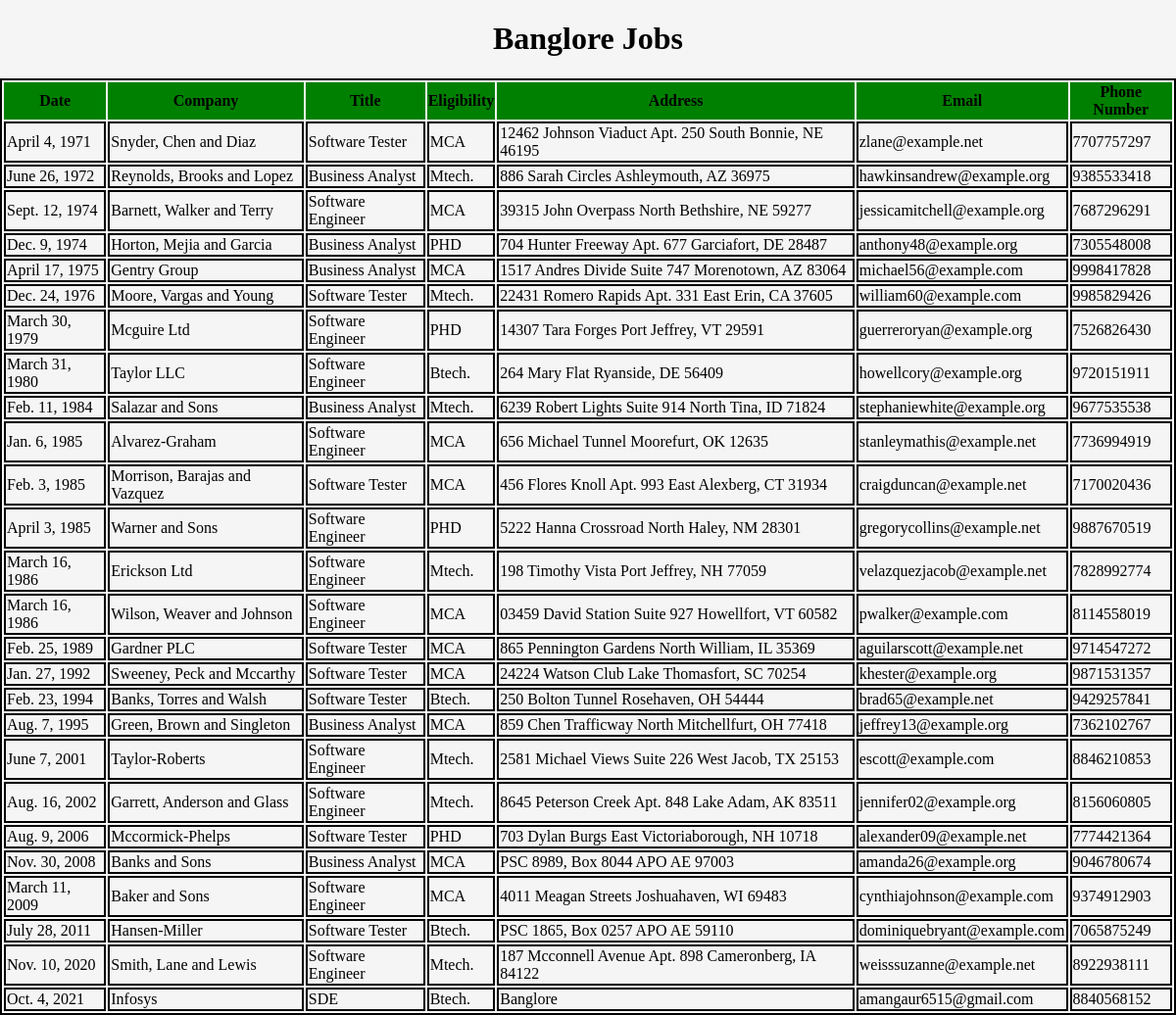
The app's page /banglore/ with its own data.
### firstApp/models.py (models this page shows)
class BangloreModel(models.Model):
    date=models.DateField()
    company=models.CharField(max_length=100)
    title=models.CharField(max_length=100)
    eligibility=models.CharField(max_length=100)
    address=models.CharField(max_length=100)
    email=models.EmailField()
    phoneNumber=models.IntegerField()

### firstApp/views.py (the view)
# urls.py: path('banglore/',views.bangloreJobs)
def bangloreJobs(request):
    jobsList=BangloreModel.objects.order_by('date')
    d={'jobsList':jobsList}
    return render(request,'firstApp/banglore.html',context=d)

### templates/firstApp/banglore.html (shortened to what this page needs)
<!DOCTYPE html>
{% load static %}
<html lang="en">
<head>
    <link rel="stylesheet" href="{% static 'css/style.css' %}">
</head>
<body>
    <h1>Banglore Jobs</h1>
    {% if jobsList %}
    <table>
        <thead>
            <th>Date</th>
            <th>Company</th>
            <th>Title</th>
            <th>Eligibility</th>
            <th>Address</th>
            <th>Email</th>
            <th>Phone Number</th>
        </thead>
        {% for job in jobsList %}
        <tr>
            <td>{{job.date}}</td>
            <td>{{job.company}}</td>
            <td>{{job.title}}</td>
            <td>{{job.eligibility}}</td>
            <td>{{job.address}}</td>
            <td>{{job.email}}</td>
            <td>{{job.phoneNumber}}</td>
        </tr>
        {% endfor %}
    </table>
    {% endif %}
</body>
</html>

### static/css/style.css (style rules this page uses)
body { background-color: whitesmoke; margin: auto; }
h1 { align-content: center; text-align: center; }
td,table { margin: auto; border: 2px solid black; }
tr { border: 2px solid black; }
th { background-color: green; }

### records on screen
BangloreModel: date "April 4, 1971", company "Snyder, Chen and Diaz", title "Software Tester", eligibility "MCA", address "12462 Johnson Viaduct Apt. 250 South Bonnie, NE 46195", email "zlane@example.net", phoneNumber "7707757297"
BangloreModel: date "June 26, 1972", company "Reynolds, Brooks and Lopez", title "Business Analyst", eligibility "Mtech.", address "886 Sarah Circles Ashleymouth, AZ 36975", email "hawkinsandrew@example.org", phoneNumber "9385533418"
BangloreModel: date "Sept. 12, 1974", company "Barnett, Walker and Terry", title "Software Engineer", eligibility "MCA", address "39315 John Overpass North Bethshire, NE 59277", email "jessicamitchell@example.org", phoneNumber "7687296291"
BangloreModel: date "Dec. 9, 1974", company "Horton, Mejia and Garcia", title "Business Analyst", eligibility "PHD", address "704 Hunter Freeway Apt. 677 Garciafort, DE 28487", email "anthony48@example.org", phoneNumber "7305548008"
BangloreModel: date "April 17, 1975", company "Gentry Group", title "Business Analyst", eligibility "MCA", address "1517 Andres Divide Suite 747 Morenotown, AZ 83064", email "michael56@example.com", phoneNumber "9998417828"
BangloreModel: date "Dec. 24, 1976", company "Moore, Vargas and Young", title "Software Tester", eligibility "Mtech.", address "22431 Romero Rapids Apt. 331 East Erin, CA 37605", email "william60@example.com", phoneNumber "9985829426"
BangloreModel: date "March 30, 1979", company "Mcguire Ltd", title "Software Engineer", eligibility "PHD", address "14307 Tara Forges Port Jeffrey, VT 29591", email "guerreroryan@example.org", phoneNumber "7526826430"
BangloreModel: date "March 31, 1980", company "Taylor LLC", title "Software Engineer", eligibility "Btech.", address "264 Mary Flat Ryanside, DE 56409", email "howellcory@example.org", phoneNumber "9720151911"
BangloreModel: date "Feb. 11, 1984", company "Salazar and Sons", title "Business Analyst", eligibility "Mtech.", address "6239 Robert Lights Suite 914 North Tina, ID 71824", email "stephaniewhite@example.org", phoneNumber "9677535538"
BangloreModel: date "Jan. 6, 1985", company "Alvarez-Graham", title "Software Engineer", eligibility "MCA", address "656 Michael Tunnel Moorefurt, OK 12635", email "stanleymathis@example.net", phoneNumber "7736994919"
BangloreModel: date "Feb. 3, 1985", company "Morrison, Barajas and Vazquez", title "Software Tester", eligibility "MCA", address "456 Flores Knoll Apt. 993 East Alexberg, CT 31934", email "craigduncan@example.net", phoneNumber "7170020436"
BangloreModel: date "April 3, 1985", company "Warner and Sons", title "Software Engineer", eligibility "PHD", address "5222 Hanna Crossroad North Haley, NM 28301", email "gregorycollins@example.net", phoneNumber "9887670519"
BangloreModel: date "March 16, 1986", company "Erickson Ltd", title "Software Engineer", eligibility "Mtech.", address "198 Timothy Vista Port Jeffrey, NH 77059", email "velazquezjacob@example.net", phoneNumber "7828992774"
BangloreModel: date "March 16, 1986", company "Wilson, Weaver and Johnson", title "Software Engineer", eligibility "MCA", address "03459 David Station Suite 927 Howellfort, VT 60582", email "pwalker@example.com", phoneNumber "8114558019"
BangloreModel: date "Feb. 25, 1989", company "Gardner PLC", title "Software Tester", eligibility "MCA", address "865 Pennington Gardens North William, IL 35369", email "aguilarscott@example.net", phoneNumber "9714547272"
BangloreModel: date "Jan. 27, 1992", company "Sweeney, Peck and Mccarthy", title "Software Tester", eligibility "MCA", address "24224 Watson Club Lake Thomasfort, SC 70254", email "khester@example.org", phoneNumber "9871531357"
BangloreModel: date "Feb. 23, 1994", company "Banks, Torres and Walsh", title "Software Tester", eligibility "Btech.", address "250 Bolton Tunnel Rosehaven, OH 54444", email "brad65@example.net", phoneNumber "9429257841"
BangloreModel: date "Aug. 7, 1995", company "Green, Brown and Singleton", title "Business Analyst", eligibility "MCA", address "859 Chen Trafficway North Mitchellfurt, OH 77418", email "jeffrey13@example.org", phoneNumber "7362102767"
BangloreModel: date "June 7, 2001", company "Taylor-Roberts", title "Software Engineer", eligibility "Mtech.", address "2581 Michael Views Suite 226 West Jacob, TX 25153", email "escott@example.com", phoneNumber "8846210853"
BangloreModel: date "Aug. 16, 2002", company "Garrett, Anderson and Glass", title "Software Engineer", eligibility "Mtech.", address "8645 Peterson Creek Apt. 848 Lake Adam, AK 83511", email "jennifer02@example.org", phoneNumber "8156060805"
BangloreModel: date "Aug. 9, 2006", company "Mccormick-Phelps", title "Software Tester", eligibility "PHD", address "703 Dylan Burgs East Victoriaborough, NH 10718", email "alexander09@example.net", phoneNumber "7774421364"
BangloreModel: date "Nov. 30, 2008", company "Banks and Sons", title "Business Analyst", eligibility "MCA", address "PSC 8989, Box 8044 APO AE 97003", email "amanda26@example.org", phoneNumber "9046780674"
BangloreModel: date "March 11, 2009", company "Baker and Sons", title "Software Engineer", eligibility "MCA", address "4011 Meagan Streets Joshuahaven, WI 69483", email "cynthiajohnson@example.com", phoneNumber "9374912903"
BangloreModel: date "July 28, 2011", company "Hansen-Miller", title "Software Tester", eligibility "Btech.", address "PSC 1865, Box 0257 APO AE 59110", email "dominiquebryant@example.com", phoneNumber "7065875249"
BangloreModel: date "Nov. 10, 2020", company "Smith, Lane and Lewis", title "Software Engineer", eligibility "Mtech.", address "187 Mcconnell Avenue Apt. 898 Cameronberg, IA 84122", email "weisssuzanne@example.net", phoneNumber "8922938111"
BangloreModel: date "Oct. 4, 2021", company "Infosys", title "SDE", eligibility "Btech.", address "Banglore", email "amangaur6515@gmail.com", phoneNumber "8840568152"
